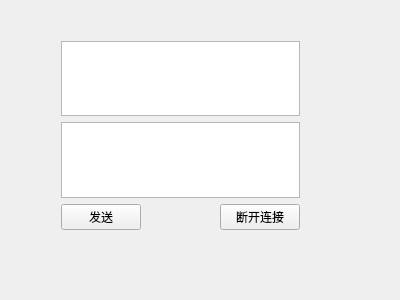
<?xml version="1.0" encoding="UTF-8"?>
<ui version="4.0">
 <class>Widget</class>
 <widget class="QWidget" name="Widget">
  <property name="geometry">
   <rect>
    <x>0</x>
    <y>0</y>
    <width>400</width>
    <height>300</height>
   </rect>
  </property>
  <property name="windowTitle">
   <string>Widget</string>
  </property>
  <widget class="QWidget" name="verticalLayoutWidget">
   <property name="geometry">
    <rect>
     <x>50</x>
     <y>30</y>
     <width>261</width>
     <height>211</height>
    </rect>
   </property>
   <layout class="QVBoxLayout" name="verticalLayout">
    <item>
     <widget class="QTextEdit" name="textEditRead"/>
    </item>
    <item>
     <widget class="QTextEdit" name="textEditWrite"/>
    </item>
    <item>
     <layout class="QHBoxLayout" name="horizontalLayout">
      <item>
       <widget class="QPushButton" name="btnSend">
        <property name="text">
         <string>发送</string>
        </property>
       </widget>
      </item>
      <item>
       <spacer name="horizontalSpacer">
        <property name="orientation">
         <enum>Qt::Horizontal</enum>
        </property>
        <property name="sizeHint" stdset="0">
         <size>
          <width>40</width>
          <height>20</height>
         </size>
        </property>
       </spacer>
      </item>
      <item>
       <widget class="QPushButton" name="btnDisconnect">
        <property name="text">
         <string>断开连接</string>
        </property>
       </widget>
      </item>
     </layout>
    </item>
   </layout>
  </widget>
 </widget>
 <layoutdefault spacing="6" margin="11"/>
 <resources/>
 <connections/>
</ui>
